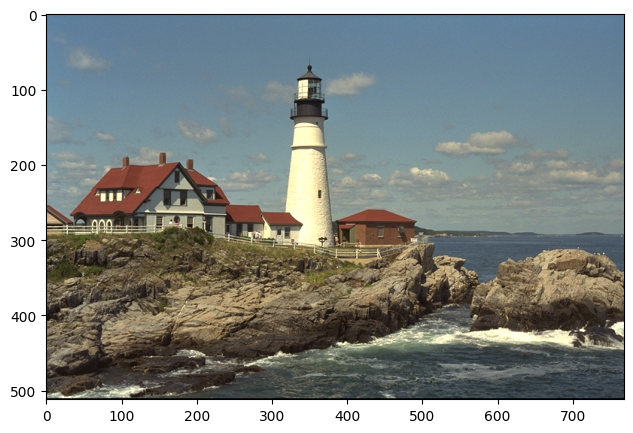
#> input picture img.png, 633 x 433 px
$ jupyter execute Intro_to_CV_part1.ipynb
#> lines starting #> are read from the running program, lines starting #| are printed output that depends on the picture
[cell 1]
import cv2

[cell 2]
import numpy as np

[cell 3]
from matplotlib import pyplot as plt

[cell 4]
plt.rcParams['figure.figsize'] = [10,5]

[cell 5]
img = cv2.imread('img.png')
#> img is the input picture: shape (433, 633, 3); mean B, G, R 138, 140.8, 135.7

[cell 6]
plt.imshow(img)

[cell 7]
img.shape
#> Out = (433, 633, 3)

[cell 8]
rows, cols, channels = img.shape
#> rows = 433; cols = 633; channels = 3

[cell 9]
img_rgb = np.zeros_like(img)

[cell 10]
for r in range(rows):
  for c in range(cols):
    pixel = img[r,c, :]
    img_rgb[r,c,0] = pixel[2]
    img_rgb[r,c,1] = pixel[1]
    img_rgb[r,c,2] = pixel[0]
plt.imshow(img_rgb)

[cell 11]
img_rgb = cv2.cvtColor(img, cv2.COLOR_BGR2RGB)

[cell 12]
plt.imshow(img_rgb)

[cell 13]
img_gray = cv2.cvtColor(img, cv2.COLOR_BGR2GRAY)
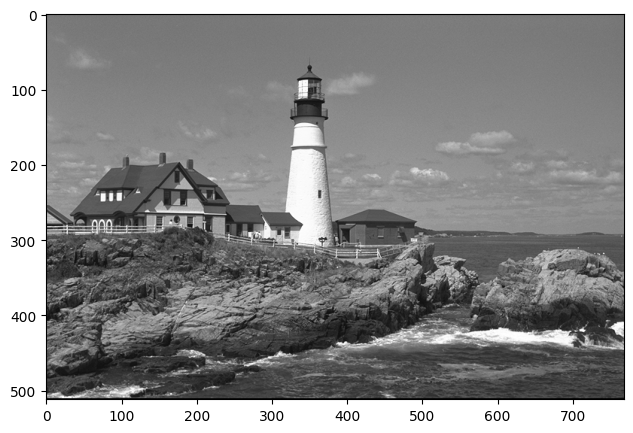
#> img_gray: shape (433, 633); min 0, max 255, mean 139
plt.imshow(img_gray, cmap = 'gray')

[cell 14]
img_gray

[cell 15]
blue, green, red = cv2.split(img)
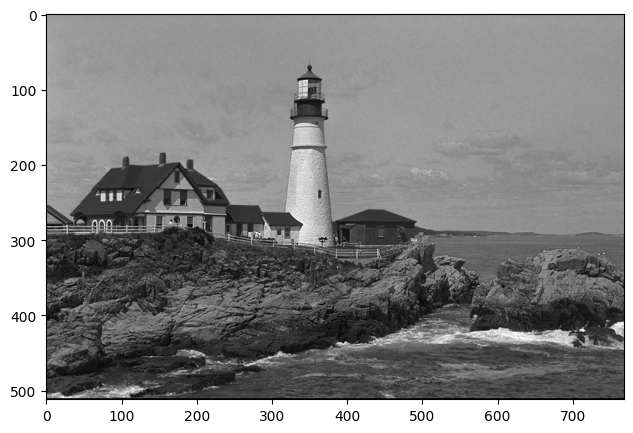
#> blue: shape (433, 633); min 0, max 255, mean 138
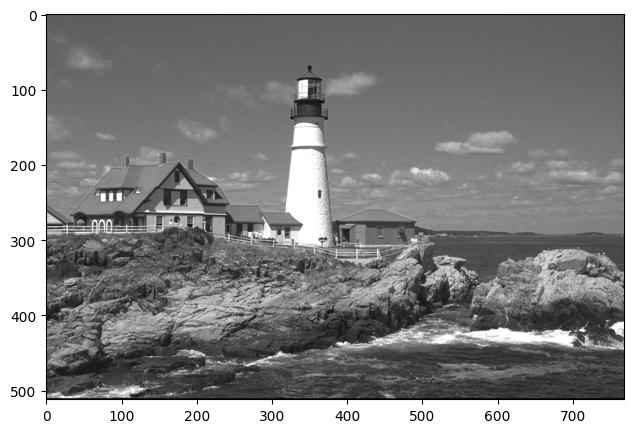
#> red: shape (433, 633); min 0, max 255, mean 135.7

[cell 16]
blue

[cell 17]
green

[cell 18]
red

[cell 19]
img_blue = np.zeros_like(img)

for r in range(rows):
  for c in range(cols):
    img_blue[r,c,0] = 0
    img_blue[r,c,1] = 0
    img_blue[r,c,2] = blue[r,c]
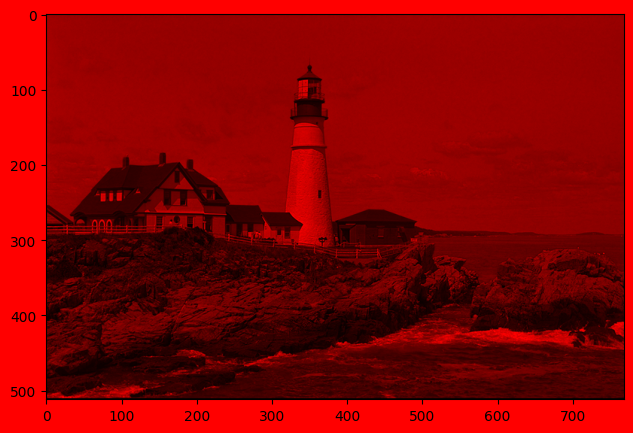
#> img_blue: shape (433, 633, 3); mean of channels 0, 1, 2 0, 0, 138; drawn as B, G, R

[cell 20]
plt.imshow(img_blue)

[cell 21]
img_resized = cv2.resize(img_rgb, (300,300))
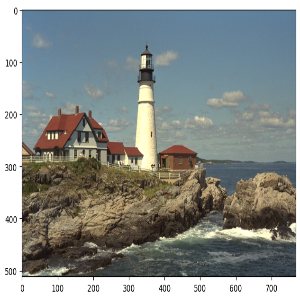
#> img_resized: shape (300, 300, 3); mean R, G, B 136.2, 141.3, 138.5
